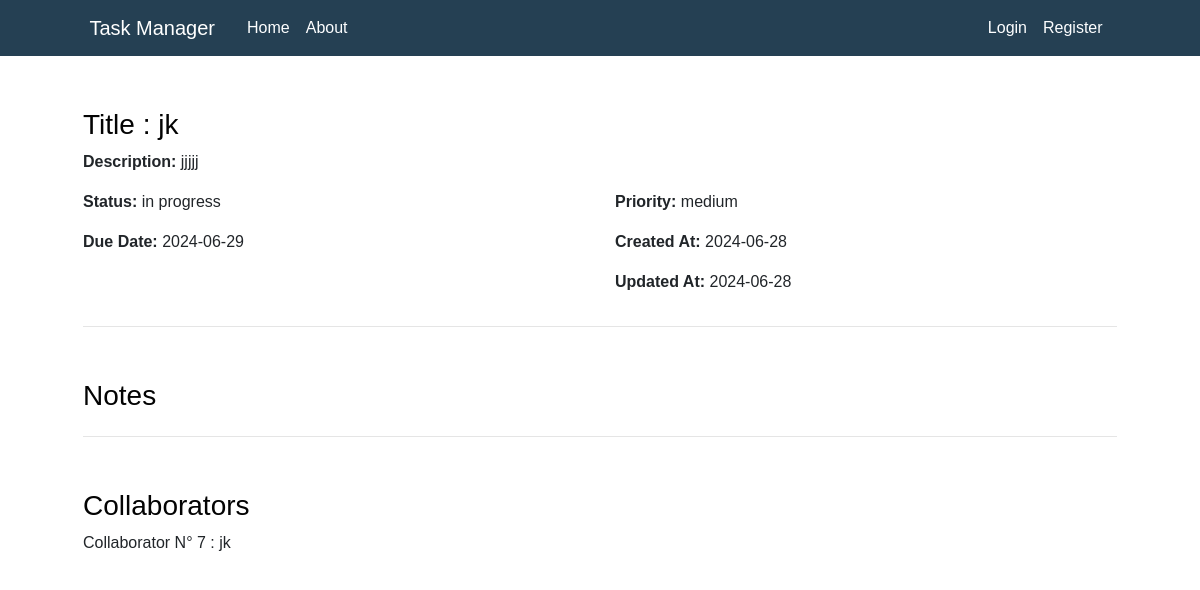
Page /task/10 on the earlier database version.
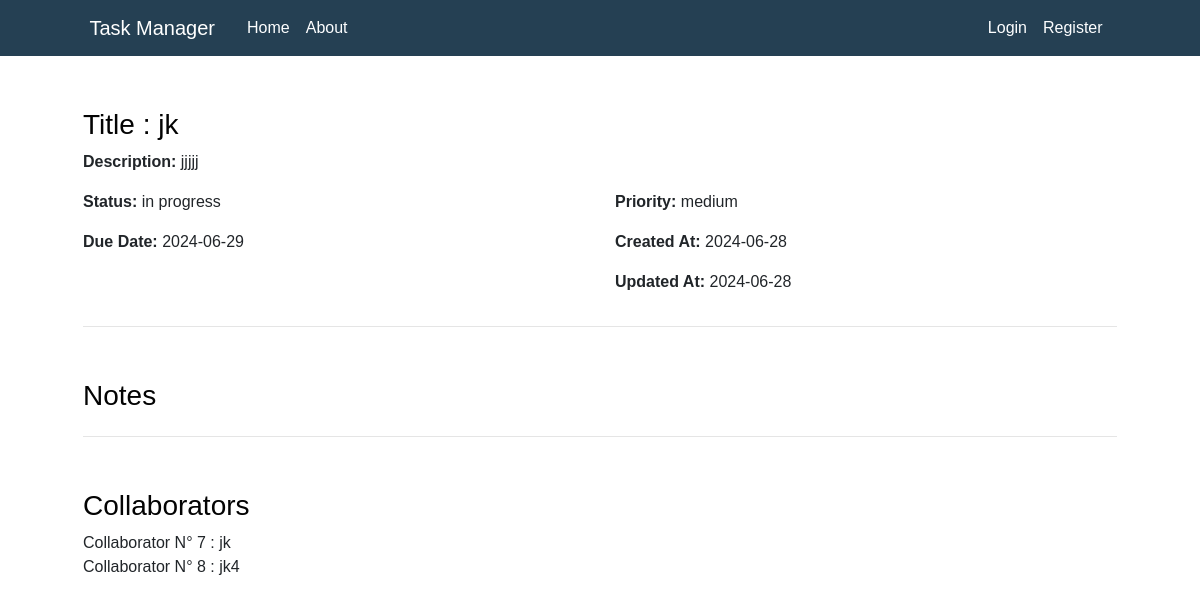
Same page on the later database version.
### TaskManager/models.py (models this page shows, shortened)
class Task(db.Model):
    id = db.Column(db.Integer, primary_key=True)
    user_id = db.Column(db.Integer, db.ForeignKey('user.id'), nullable=False)
    title = db.Column(db.String(255), nullable=False)
    description = db.Column(db.Text)
    status = db.Column(db.Enum('in progress', 'completed', 'pending'), default='in progress')
    priority = db.Column(db.Enum('low', 'medium', 'high'), default='medium')
    due_date = db.Column(db.DateTime, default=datetime.utcnow)
    created_at = db.Column(db.DateTime, default=datetime.utcnow)
    updated_at = db.Column(db.DateTime, default=datetime.utcnow, onupdate=datetime.utcnow)
    notes = db.relationship(
        'Note', backref='task', lazy=True, cascade='all, delete-orphan')
    task_collaborators = db.relationship(
        'TaskCollaborator', backref='task', lazy=True, cascade='all, delete-orphan')

class TaskCollaborator(db.Model):
    id = db.Column(db.Integer, primary_key=True)
    task_id = db.Column(db.Integer, db.ForeignKey('task.id'), nullable=False)
    user_id = db.Column(db.Integer, db.ForeignKey('user.id'), nullable=False)

class User(db.Model, UserMixin):
    id = db.Column(db.Integer, primary_key=True)
    username = db.Column(db.String(50), unique=True, nullable=False)
    email = db.Column(db.String(100), unique=True, nullable=False)
    password = db.Column(db.String(255), nullable=False)
    date_joined = db.Column(db.DateTime, default=datetime.now)
    last_login = db.Column(db.DateTime, default=datetime.now)
    tasks = db.relationship('Task', backref='user', lazy=True)
    task_collaborators = db.relationship('TaskCollaborator', backref='user', lazy=True)

### TaskManager/routes.py (the view)
@app.route("/task/<int:task_id>")
def task(task_id):
    task = Task.query.get_or_404(task_id)
    return render_template('task.html', title=task.title, task=task)

### TaskManager/templates/task.html (shortened to what this page needs)
{% extends "layout.html" %}
{% block content %}
<div class="content-section">
    <h3>Title : {{ task.title }}</h3>
    <div class="row">
        <div class="col-md-12">
            <p><strong>Description:</strong> {{ task.description }}</p>
        </div>
    </div>
    <div class="row">
        <div class="col-md-6">
            <p><strong>Status:</strong> {{ task.status }}</p>
        </div>
        <div class="col-md-6">
            <p><strong>Priority:</strong> {{ task.priority }}</p>
        </div>
    </div>
    <div class="row">
        <div class="col-md-6">
            <p><strong>Due Date:</strong> {{ task.due_date.strftime('%Y-%m-%d') }}</p>
        </div>
        <div class="col-md-6">
            <p><strong>Created At:</strong> {{ task.created_at.strftime('%Y-%m-%d') }}</p>
        </div>
    </div>
    <div class="row">
        <div class="col-md-6">
        </div>
        <div class="col-md-6">
            <p><strong>Updated At:</strong> {{ task.updated_at.strftime('%Y-%m-%d') }}</p>
        </div>
    </div>
    <hr>
</div>
    <div class="content-section">
        <h3>Notes</h3>
        <hr>
    </div>
    <div class="content-section">
        <h3>Collaborators</h3>
        <ul class="list-group">
            {% for collaborator in task.task_collaborators %}
                <span class="note-content">Collaborator N° {{ collaborator.id }} : {{ collaborator.user.username }}</span>
            {% endfor %}
        </ul>
    </div>
{% endblock content %}

### TaskManager/templates/layout.html (shortened to what this page needs)
<!DOCTYPE html>
<html>
<head>
    <link rel="stylesheet" href="https://maxcdn.bootstrapcdn.com/bootstrap/4.0.0/css/bootstrap.min.css">
    <link rel="stylesheet" type="text/css" href="{{ url_for('static', filename='main.css') }}">
</head>
<body>
    <header class="site-header">
      <nav class="navbar navbar-expand-md navbar-dark bg-steel fixed-top">
        <div class="container">
          <a class="navbar-brand mr-4" href="/">Task Manager</a>
          <div class="collapse navbar-collapse" id="navbarToggle">
            <div class="navbar-nav mr-auto">
              <a class="nav-item nav-link" href="{{ url_for('home') }}">Home</a>
              <a class="nav-item nav-link" href="{{ url_for('about') }}">About</a>
            </div>
            <div class="navbar-nav">
              {% if current_user.is_authenticated %}
                <a class="nav-item nav-link" href="{{ url_for('all_tasks') }}"> All Tasks </a>
                <a class="nav-item nav-link" href="{{ url_for('new_task') }}">New Task</a>
                <a class="nav-item nav-link" href="{{ url_for('account') }}">{{ current_user.username }}'s Account</a>
                <a class="nav-item nav-link" href="{{ url_for('logout') }}">Logout</a>
              {% else %}
                <a class="nav-item nav-link" href="{{ url_for('login') }}">Login</a>
                <a class="nav-item nav-link" href="{{ url_for('register') }}">Register</a>
              {% endif %}
            </div>
          </div>
        </div>
      </nav>
    </header>
    <main role="main" class="container">
      <div class="row">
        <div class="col-md-12">
          {% block content %}{% endblock %}
        </div>
      </div>
    </main>
  </body>
</html>

### TaskManager/static/main.css (style rules this page uses)
body { width: 100%; height: 100vh; font-family: Arial, sans-serif; background-image: url('my-main.jpg'); background-position: center; background-size: cover; position: relative; margin-top: 5rem; }
h1, h2, h3, h4, h5, h6 { color: #030303; }
.bg-steel { background-color: #254053; color: #ffffff; }
.container { width: 90%; max-width: 1200px; margin: 0 auto; }
.content-section { background: #ffffff; padding: 8px; border-radius: 2px; margin-top: 20px; }
.site-header .navbar-nav .nav-link { color: #fdfeff; }
.note-content { font-size: 1rem; font-weight: normal; }

Differences in the rows shown:
added TaskCollaborator: id "8", user.username "jk4"
